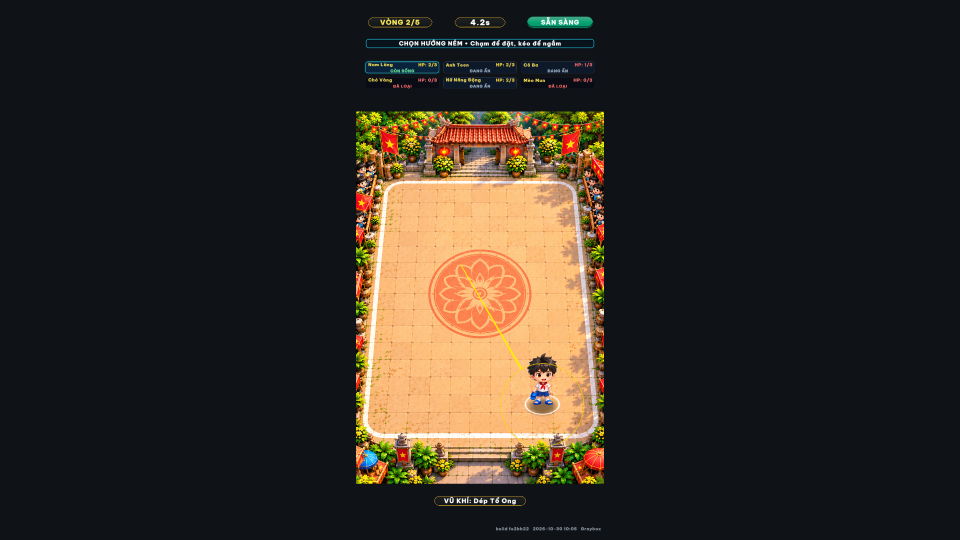
#> input picture Evidence/phase3/p2_desktop_wide_1920x1080.png, 1920 x 1080 px (shown at 1/2 size); its folder holds only this picture in this run
$ python open_and_inspect_all_evidence_images.py
#> lines starting #> are read from the running program, lines starting #| are printed output that depends on the picture
from PIL import Image
import os
import glob
import numpy as np

def inspect_all():
    target_dirs = [
        r"D:\HITME GAME\unity-client\Evidence\phase3",
        r"D:\HITME GAME\unity-client\Evidence\round28"
    ]

    inspected_count = 0
    print("=== INSPECTING AND OPENING ALL CAPTURED EVIDENCE IMAGES ===")

    for d in target_dirs:
        print(f"\n--- Scanning directory: {d} ---")
        png_files = sorted(glob.glob(os.path.join(d, "*.png")))
        for p in png_files:
            fn = os.path.basename(p)
            # Open file with PIL to verify integrity
            try:
                im = Image.open(p)
#> im is the input picture: PIL image 1920x1080 RGB; mean R, G, B 49.2, 42.9, 36.6
                w, h = im.size
#> w = 1920; h = 1080
                arr = np.array(im)

                # Check bottom-left watermark (y: h-80 to h-10, x: 20 to 650)
                sub_bl = arr[max(0, h-80):h-10, 20:min(w, 650), :3]
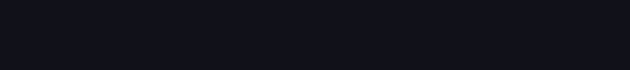
#> sub_bl: shape (70, 630, 3); mean R, G, B 15, 18, 23
                # Yellow pixels (#FFE600: R>200, G>180, B<70)
                yellow_pixels = np.sum((sub_bl[:, :, 0] > 200) & (sub_bl[:, :, 1] > 175) & (sub_bl[:, :, 2] < 75))
#> yellow_pixels = 0

                # Mean color of center screen
                center_crop = arr[h//4:3*h//4, w//4:3*w//4, :3]
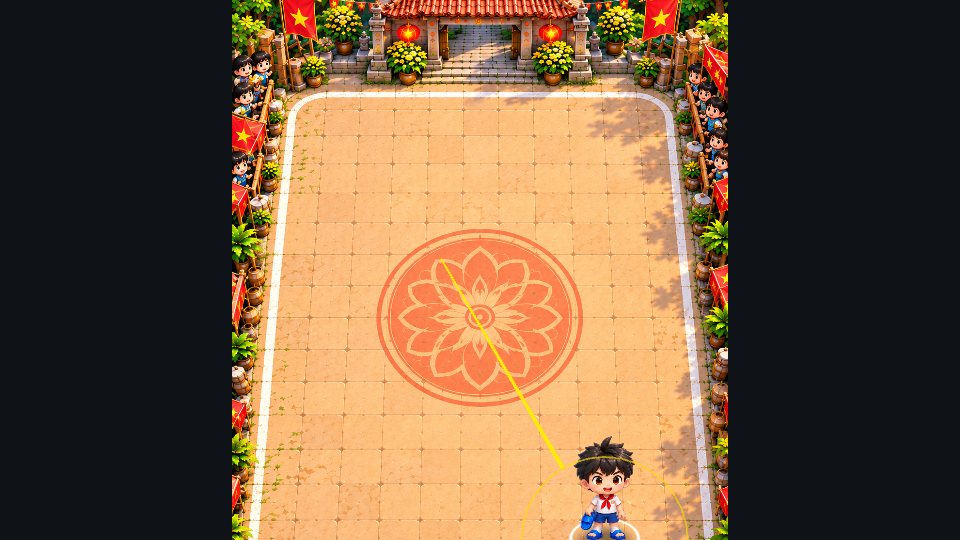
#> center_crop: shape (540, 960, 3); mean R, G, B 118.8, 90.5, 63.7
                mean_rgb = np.mean(center_crop, axis=(0,1)).astype(int)
#> mean_rgb = [118, 90, 63]

                inspected_count += 1
                has_watermark = "CO WATERMARK DUOI-TRAI" if yellow_pixels > 500 else f"YELLOW_PX={yellow_pixels}"
#> has_watermark = 'YELLOW_PX=0'
                print(f"[OK] {fn:<38} | {w}x{h:<5} | {has_watermark} | center_rgb=({mean_rgb[0]},{mean_rgb[1]},{mean_rgb[2]})")
#| [OK] p2_desktop_wide_1920x1080.png          | 1920x1080  | YELLOW_PX=0 | center_rgb=(118,90,63)
            except Exception as e:
                print(f"[ERR] Failed to open {fn}: {e}")

    print(f"\nTotal images verified and opened: {inspected_count}")

if __name__ == "__main__":
    inspect_all()
